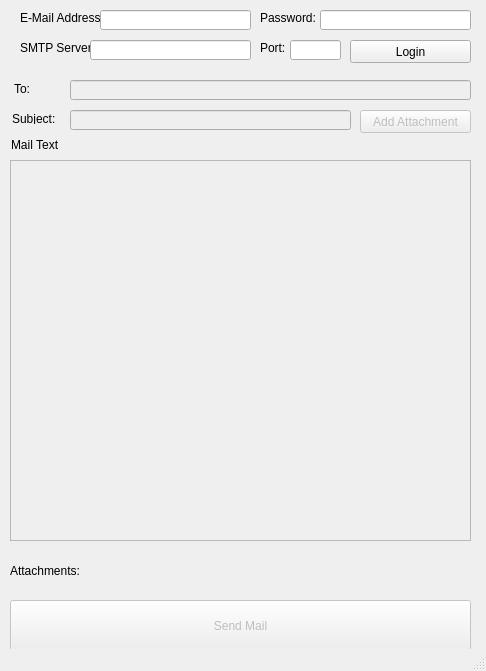
<?xml version="1.0" encoding="UTF-8"?>
<ui version="4.0">
  <class>EmailClient</class>
  <widget class="QMainWindow" name="EmailClient">
    <property name="geometry">
      <rect>
        <x>0</x>
        <y>0</y>
        <width>486</width>
        <height>671</height>
      </rect>
    </property>
    <property name="windowTitle">
      <string>EmailClient</string>
    </property>
    <widget class="QWidget" name="centralwidget">
      <widget class="QLabel" name="label">
        <property name="geometry">
          <rect>
            <x>20</x>
            <y>10</y>
            <width>81</width>
            <height>16</height>
          </rect>
        </property>
        <property name="text">
          <string>E-Mail Address:</string>
        </property>
      </widget>
      <widget class="QLineEdit" name="lineEdit">
        <property name="geometry">
          <rect>
            <x>100</x>
            <y>10</y>
            <width>151</width>
            <height>20</height>
          </rect>
        </property>
      </widget>
      <widget class="QLabel" name="label_2">
        <property name="geometry">
          <rect>
            <x>260</x>
            <y>10</y>
            <width>81</width>
            <height>16</height>
          </rect>
        </property>
        <property name="text">
          <string>Password:</string>
        </property>
      </widget>
      <widget class="QLineEdit" name="lineEdit_2">
        <property name="geometry">
          <rect>
            <x>320</x>
            <y>10</y>
            <width>151</width>
            <height>20</height>
          </rect>
        </property>
        <property name="echoMode">
          <enum>QLineEdit::Password</enum>
        </property>
      </widget>
      <widget class="QLabel" name="label_3">
        <property name="geometry">
          <rect>
            <x>20</x>
            <y>40</y>
            <width>81</width>
            <height>16</height>
          </rect>
        </property>
        <property name="text">
          <string>SMTP Server:</string>
        </property>
      </widget>
      <widget class="QLineEdit" name="lineEdit_3">
        <property name="geometry">
          <rect>
            <x>90</x>
            <y>40</y>
            <width>161</width>
            <height>20</height>
          </rect>
        </property>
      </widget>
      <widget class="QLabel" name="label_4">
        <property name="geometry">
          <rect>
            <x>260</x>
            <y>40</y>
            <width>81</width>
            <height>16</height>
          </rect>
        </property>
        <property name="text">
          <string>Port:</string>
        </property>
      </widget>
      <widget class="QLineEdit" name="lineEdit_4">
        <property name="geometry">
          <rect>
            <x>290</x>
            <y>40</y>
            <width>51</width>
            <height>20</height>
          </rect>
        </property>
      </widget>
      <widget class="QPushButton" name="pushButton">
        <property name="geometry">
          <rect>
            <x>350</x>
            <y>40</y>
            <width>121</width>
            <height>23</height>
          </rect>
        </property>
        <property name="text">
          <string>Login</string>
        </property>
      </widget>
      <widget class="QLabel" name="label_5">
        <property name="geometry">
          <rect>
            <x>14</x>
            <y>84</y>
            <width>47</width>
            <height>10</height>
          </rect>
        </property>
        <property name="text">
          <string>To:</string>
        </property>
      </widget>
      <widget class="QLineEdit" name="lineEdit_5">
        <property name="enabled">
          <bool>false</bool>
        </property>
        <property name="geometry">
          <rect>
            <x>70</x>
            <y>80</y>
            <width>401</width>
            <height>20</height>
          </rect>
        </property>
      </widget>
      <widget class="QLabel" name="label_6">
        <property name="geometry">
          <rect>
            <x>12</x>
            <y>114</y>
            <width>47</width>
            <height>10</height>
          </rect>
        </property>
        <property name="text">
          <string>Subject:</string>
        </property>
      </widget>
      <widget class="QLineEdit" name="lineEdit_6">
        <property name="enabled">
          <bool>false</bool>
        </property>
        <property name="geometry">
          <rect>
            <x>70</x>
            <y>110</y>
            <width>281</width>
            <height>20</height>
          </rect>
        </property>
      </widget>
      <widget class="QPushButton" name="pushButton_2">
        <property name="enabled">
          <bool>false</bool>
        </property>
        <property name="geometry">
          <rect>
            <x>360</x>
            <y>110</y>
            <width>111</width>
            <height>23</height>
          </rect>
        </property>
        <property name="text">
          <string>Add Attachment</string>
        </property>
      </widget>
      <widget class="QLabel" name="label_7">
        <property name="geometry">
          <rect>
            <x>11</x>
            <y>140</y>
            <width>47</width>
            <height>10</height>
          </rect>
        </property>
        <property name="text">
          <string>Mail Text:</string>
        </property>
      </widget>
      <widget class="QTextEdit" name="textEdit">
        <property name="enabled">
          <bool>false</bool>
        </property>
        <property name="geometry">
          <rect>
            <x>10</x>
            <y>160</y>
            <width>461</width>
            <height>381</height>
          </rect>
        </property>
      </widget>
      <widget class="QLabel" name="label_8">
        <property name="geometry">
          <rect>
            <x>10</x>
            <y>550</y>
            <width>451</width>
            <height>41</height>
          </rect>
        </property>
        <property name="text">
          <string>Attachments:</string>
        </property>
        <property name="wordWrap">
          <bool>true</bool>
        </property>
      </widget>
      <widget class="QPushButton" name="pushButton_3">
        <property name="enabled">
          <bool>false</bool>
        </property>
        <property name="geometry">
          <rect>
            <x>10</x>
            <y>600</y>
            <width>461</width>
            <height>51</height>
          </rect>
        </property>
        <property name="text">
          <string>Send Mail</string>
        </property>
      </widget>
    </widget>
    <widget class="QStatusBar" name="statusbar" />
  </widget>
  <resources />
  <connections />
</ui>
